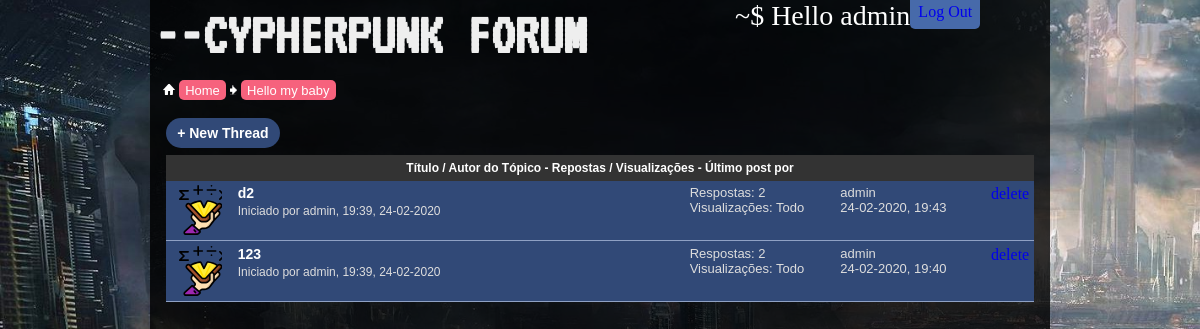
/Second/5/threads (signed in), run on the app's committed database.
### forumapp/models/models.py (models this page shows, shortened)
class User(db.Model, UserMixin):
    id = db.Column(db.Integer, primary_key=True)
    username = db.Column(db.String(20), unique=True, nullable=False)
    password = db.Column(db.String(60), nullable=False)
    posts = db.relationship('Post', backref='author')
    threads = db.relationship('Thread', backref='author')
    permission_level = db.Column(db.Integer, default=0)
    post_signature = db.Column(db.Text(200))
    profile_pic = db.Column(db.String(60), default='default.jpg')

class SubCategory(db.Model):
    id = db.Column(db.Integer, primary_key=True)
    title = db.Column(db.String(40), nullable=False)
    desc = db.Column(db.String(200), nullable=False)
    parent_id = db.Column(db.Integer, db.ForeignKey('category.id'))
    threads = db.relationship('Thread', backref='parent')

class Thread(db.Model):
    id = db.Column(db.Integer, primary_key=True)
    title = db.Column(db.String(40), nullable=False)
    pub_date = db.Column(db.DateTime, nullable=False, default=datetime.utcnow)
    author_id = db.Column(db.Integer, db.ForeignKey('user.id'))
    parent_id = db.Column(db.Integer, db.ForeignKey('sub_category.id'))
    posts = db.relationship('Post', backref='thread')

class Post(db.Model):
    id = db.Column(db.Integer, primary_key=True)
    title = db.Column(db.String(80), nullable=False)
    body = db.Column(db.Text, nullable=False)
    pub_date = db.Column(db.DateTime, nullable=False, default=datetime.utcnow)
    edit_date = db.Column(db.DateTime, default=None)
    author_id = db.Column(db.Integer, db.ForeignKey('user.id'))
    thread_id = db.Column(db.Integer, db.ForeignKey('thread.id'))

### forumapp/routes.py (the view)
@app.route('/<string:category_title>/<int:sub_category_id>/threads')
def threads(category_title, sub_category_id):
    ct = Category.query.filter_by(title=category_title).first()
    sub = SubCategory.query.filter_by(id=sub_category_id).first()
    category_threads = Thread.query.filter_by(parent_id=sub_category_id)\
        .join(Post, Thread.id == Post.thread_id).order_by(desc(Post.pub_date))
    variables = {
        'threads': category_threads,
        'sub_category_id': sub_category_id,
        'category_title': ct.title,
        'sub_category': sub,
        'len': len
    }
    return render_template('sub_categories.html', **variables)

### forumapp/routes.py (called while the page is built)
@login_manager.user_loader
def load_user(user_id):
    return User.query.get(int(user_id))

### forumapp/templates/sub_categories.html
{% extends "base.html" %}
{% block content %}
    <section>
        <div class="content-container">
            <a class="add-button text-md2" href="{{url_for('new_thread', category_title=category_title, sub_category_id=sub_category_id)}}">+ New Thread</a>
            <div class="posts-header text-md">
                Título / Autor do Tópico - Repostas / Visualizações - Último post por
            </div>
            {% for thread in threads %}
                <div class="thread background-dark">
                    <div class="img-container">
                        <img src="{{ url_for('static', filename='img/thread-sprite.svg') }}" alt="sprite" class="sprite">
                    </div>
                    <div class="info column-1">
                        <p class="title text-md2"><a href="{{ url_for('thread',category_title=category_title, sub_category_id=sub_category_id, thread_id=thread.id) }}">{{thread.title}}</a></p>
                        <span class="description post-info text-sm">
                            Iniciado por
                            <a class="user" href="{{ url_for('user_posts', username=thread.author.username) }}">{{ thread.author.username }}</a>,
                                {{ thread.pub_date.strftime('%H:%M, %d-%m-%Y') }}
                        </span>
                    </div>
                    <div class="column-2 text-md3 description">
                        <p>Respostas: {{ len(thread.posts) }}</p>
                        Visualizações: Todo
                    </div>
                    <div class="column-3 text-md3 description">
                        <p>{{ thread.posts[-1].author.username }}</p>
                        {{ thread.posts[-1].pub_date.strftime('%d-%m-%Y, %H:%M') }}
                    </div>
                    {% if current_user.is_authenticated and (current_user == thread.author or current_user.permission_level >= 100) %}
                        <a href="{{ url_for('delete_thread', category_title=category_title, sub_category_id=sub_category_id, thread_id=thread.id) }}">delete</a>
                    {% endif %}
                </div>
            {% endfor %}
        </div>
    </section>
{% endblock content %}

### forumapp/templates/base.html (shortened to what this page needs)
<!doctype html>
<html lang="en">
<head>
    <link rel="stylesheet" href="{{url_for('static', filename='style.css')}}">
</head>
<body>
    <div class="cover">
        <div class="top-wrapper">
            <div class="logo-container">
                <a href="/"><h1 class="logo">--CYPHERPUNK FORUM</h1></a>
            </div>
            <div class="login-bar">
                {% if current_user.is_authenticated %}
                <div class="greetings">
                    <p>~$ Hello <a href="{{ url_for('user_page', username=current_user.username) }}">{{ current_user.username }}</a></p>
                </div>
                <div class="fields-wrapper">
                    <div class="fields">
                        <a href="{{ url_for('logout') }}">Log Out</a>
                    </div>
                </div>
                {% endif %}
            </div>
        </div>
        <div class="navbar">
            {% include "_navbar.html" %}
        </div>
        <div class="main-container">
            {% block content %}{% endblock content %}
        </div>
    </div>
</body>
</html>

### forumapp/templates/_navbar.html (shortened to what this page needs)
<div class="link-tree navigation text-md3">
    <img src="{{ url_for('static', filename='img/navbit-home.jpg') }}" alt="">
    <a href="{{ url_for('home') }}">Home</a>
    {% if sub_category %}
        <img src="{{ url_for('static', filename='img/navbit-arrow-right.jpg') }}" alt="">
        <a href="">{{ sub_category.title }}</a>
    {% endif %}
</div>

### forumapp/static/style.css (style rules this page uses)
* { margin: 0; padding: 0; }
a { text-decoration:none; outline: none; }
body { background: url(img/background1.jpg); background-repeat: no-repeat; background-size: cover; background-attachment: fixed; }
.cover { background-color: rgba(0, 0 ,0, .8); width: 75%; margin: auto; }
.logo-container { flex-basis: 65%; }
.logo { font-family: 'VT323', monospace; font-size: 60px; color: #eee; padding: .3rem; }
.text-md { font:bold 12px Arial,Tahoma,Calibri,Verdana,Geneva,sans-serif; }
.text-md2 { font:bold 14px Arial,Tahoma,Calibri,Verdana,Geneva,sans-serif; }
.text-sm { font: 12px Tahoma,Calibri,Verdana,Geneva,sans-serif; }
.text-md3 { font: 13px Verdana,Arial,Tahoma,Calibri,Geneva,sans-serif; }
.title a { color:#fff; }
.background-dark { background-color: #314977; }
.main-container { min-height: 100vh; }
.navigation { padding: 1em; }
.navigation a { text-decoration: none; color:#203459; color: #fff; background-color: #f6627d; border-radius: 5px; padding: 0.2em .5em; }
.content-container { margin: 0 1em; }
.img-container { display: inline-block; overflow: hidden; }
.greetings { flex-grow: 2; }
.greetings * { font-family: "Ubuntu Mono"; font-size: 28px; color: #fff; }
.sub-category img, .thread img { float: left; width: 50px; padding: 0 0 0 .5em; }
.thread { border-bottom: 1px #8fa1c4 solid; min-height: 50px; padding: .3em; display: flex; }
.thread .info { padding-left: 1em; }
.thread .title { text-align: left; }
.thread { display: flex; }
.thread .column-1 { word-break: break-all; flex-grow: 5; flex-basis: 60%; }
.thread .column-2 { flex-grow: 1; flex-basis: 20%; }
.thread .column-3 { flex-grow: 1; flex-basis: 20%; }
.thread .description { color: #ddd; }
.post-info a { color: #ddd; }
.posts-header, .posts-header a { background-color: #333; color: #fff; text-align: center; padding: .5em 0; }
.add-button { text-align:left; padding: .5em .8em;; background-color: #314977; display: inline-block; border-radius: 20px; margin: .5em 0; color: #fff; }
.top-wrapper { display: flex; padding: 0; }
.login-bar { display: flex; position: relative; justify-content: space-between; }
.fields { background-color: #476aaa; padding: .2em .5em .5em .5em; border-radius: 0 0 5px 5px; }
.fields-wrapper { flex-grow: 1; }

### data on the page
User: username "admin"
SubCategory: title "Hello my baby"
Thread: title "d2", author.username "admin", pub_date "19:39, 24-02-2020", posts "2", username "admin", pub_date "24-02-2020, 19:43"
Thread: title "123", author.username "admin", pub_date "19:39, 24-02-2020", posts "2", username "admin", pub_date "24-02-2020, 19:40"
